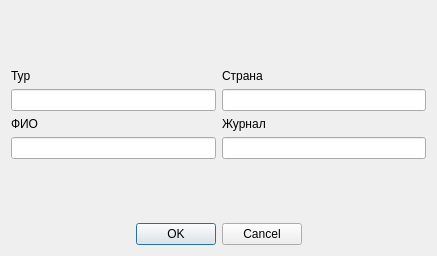
<?xml version="1.0" encoding="UTF-8"?>
<ui version="4.0">
 <class>DialogAdd</class>
 <widget class="QDialog" name="DialogAdd">
  <property name="geometry">
   <rect>
    <x>0</x>
    <y>0</y>
    <width>437</width>
    <height>256</height>
   </rect>
  </property>
  <property name="windowTitle">
   <string>Dialog</string>
  </property>
  <layout class="QGridLayout" name="gridLayout">
   <item row="0" column="0">
    <layout class="QVBoxLayout" name="verticalLayout_4">
     <item>
      <layout class="QVBoxLayout" name="verticalLayout_3">
       <item>
        <spacer name="verticalSpacer">
         <property name="orientation">
          <enum>Qt::Vertical</enum>
         </property>
         <property name="sizeHint" stdset="0">
          <size>
           <width>20</width>
           <height>40</height>
          </size>
         </property>
        </spacer>
       </item>
       <item>
        <layout class="QHBoxLayout" name="horizontalLayout_2">
         <item>
          <layout class="QVBoxLayout" name="verticalLayout">
           <item>
            <widget class="QLabel" name="label">
             <property name="text">
              <string>Тур</string>
             </property>
            </widget>
           </item>
           <item>
            <widget class="QLineEdit" name="lineTour">
             <property name="text">
              <string/>
             </property>
            </widget>
           </item>
           <item>
            <widget class="QLabel" name="label_2">
             <property name="text">
              <string>ФИО</string>
             </property>
            </widget>
           </item>
           <item>
            <widget class="QLineEdit" name="lineFIO"/>
           </item>
          </layout>
         </item>
         <item>
          <layout class="QVBoxLayout" name="verticalLayout_2">
           <item>
            <widget class="QLabel" name="label_3">
             <property name="text">
              <string>Страна</string>
             </property>
            </widget>
           </item>
           <item>
            <widget class="QLineEdit" name="lineCoun"/>
           </item>
           <item>
            <widget class="QLabel" name="label_4">
             <property name="text">
              <string>Журнал</string>
             </property>
            </widget>
           </item>
           <item>
            <widget class="QLineEdit" name="lineMag"/>
           </item>
          </layout>
         </item>
        </layout>
       </item>
       <item>
        <spacer name="verticalSpacer_2">
         <property name="orientation">
          <enum>Qt::Vertical</enum>
         </property>
         <property name="sizeHint" stdset="0">
          <size>
           <width>20</width>
           <height>40</height>
          </size>
         </property>
        </spacer>
       </item>
      </layout>
     </item>
     <item>
      <layout class="QHBoxLayout" name="horizontalLayout">
       <item>
        <spacer name="horizontalSpacer">
         <property name="orientation">
          <enum>Qt::Horizontal</enum>
         </property>
         <property name="sizeHint" stdset="0">
          <size>
           <width>40</width>
           <height>20</height>
          </size>
         </property>
        </spacer>
       </item>
       <item>
        <widget class="QDialogButtonBox" name="buttonBox">
         <property name="standardButtons">
          <set>QDialogButtonBox::Cancel|QDialogButtonBox::Ok</set>
         </property>
        </widget>
       </item>
       <item>
        <spacer name="horizontalSpacer_2">
         <property name="orientation">
          <enum>Qt::Horizontal</enum>
         </property>
         <property name="sizeHint" stdset="0">
          <size>
           <width>40</width>
           <height>20</height>
          </size>
         </property>
        </spacer>
       </item>
      </layout>
     </item>
    </layout>
   </item>
  </layout>
 </widget>
 <resources/>
 <connections/>
</ui>
